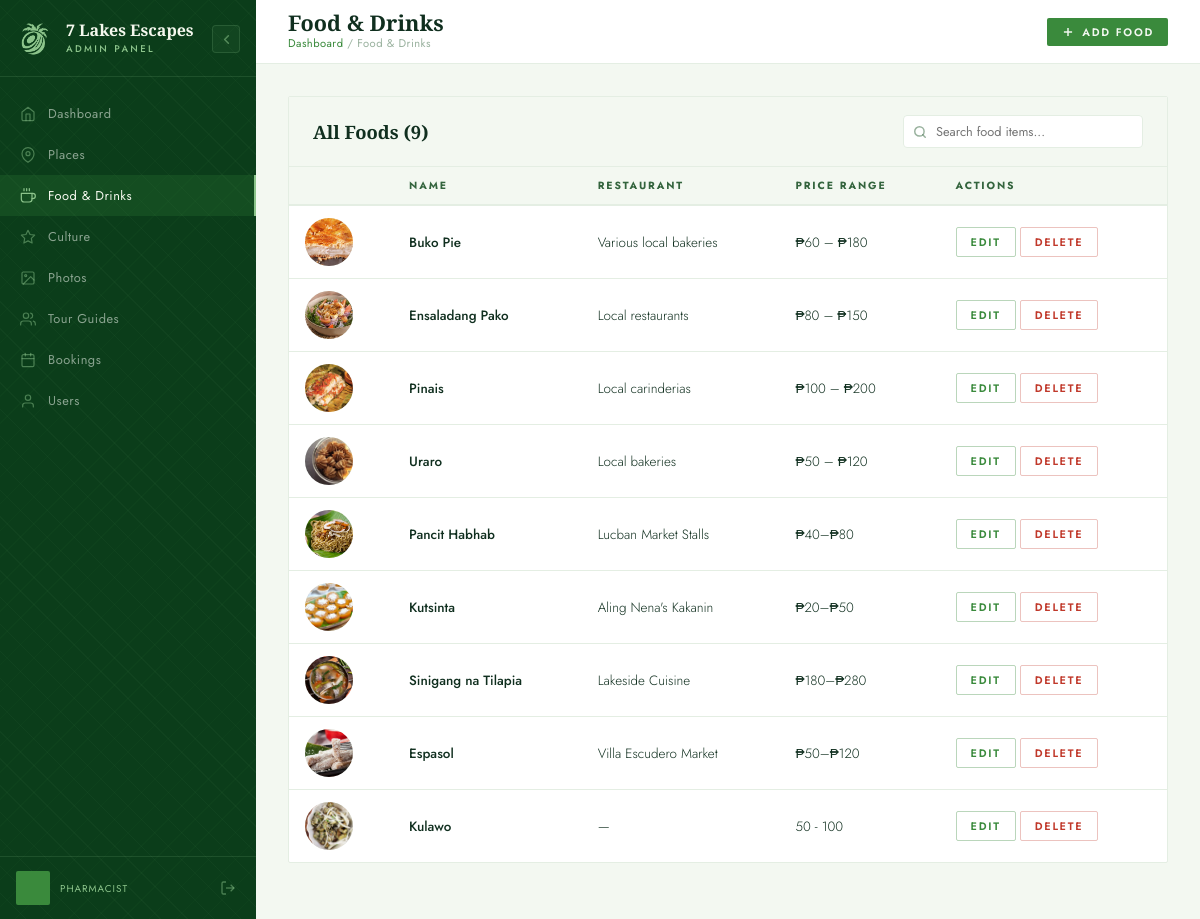
Screenshot of /admin/foods.php (signed in) with the database file from the repository.
### tables this page shows
CREATE TABLE `foods` (
  `food_id` int(11) NOT NULL,
  `food_name` varchar(150) NOT NULL,
  `description` text DEFAULT NULL,
  `restaurant_name` varchar(150) DEFAULT NULL,
  `location` varchar(255) DEFAULT NULL,
  `price_range` varchar(50) DEFAULT NULL,
  `place_id` int(11) DEFAULT NULL
);

### admin/foods.php (the view, shortened to what this page needs)
<?php
require_once 'includes/db.php';
$where_clause = "";
$foods = [];
$res = mysqli_query($conn, "SELECT f.*, (SELECT ph.file_path FROM photos ph WHERE ph.food_id = f.food_id LIMIT 1) AS photo FROM foods f $where_clause ORDER BY f.food_id");
if ($res) {
    while ($row = mysqli_fetch_assoc($res)) {
        $foods[] = $row;
    }
}
?>
<!DOCTYPE html>
<html lang="en">
<head>
  <link rel="stylesheet" href="admin.css" />
</head>
<body>
<?php include 'includes/sidebar.php'; ?>
<div class="admin-main">
  <div class="topbar">
    <div class="topbar-left">
      <span class="topbar-title">Food &amp; Drinks</span>
      <span class="topbar-breadcrumb"><a href="dashboard.php">Dashboard</a> / Food &amp; Drinks</span>
    </div>
    <div class="topbar-right">
      <a href="foods.php?add=1" class="btn btn-primary btn-sm">
        <svg viewBox="0 0 24 24" fill="none" stroke="currentColor" stroke-width="2.5"><line x1="12" y1="5" x2="12" y2="19"/><line x1="5" y1="12" x2="19" y2="12"/></svg>
        Add Food
      </a>
    </div>
  </div>
  <div class="admin-content">
    <div class="admin-card">
      <div class="admin-card-header">
        <span class="admin-card-title">All Foods (<?= count($foods) ?>)</span>
        <form method="POST" action="" class="card-search-wrap">
          <input type="text" name="key" placeholder="Search food items..." class="card-search-input" value="<?= htmlspecialchars($_POST['key'] ?? '') ?>" />
        </form>
      </div>
      <?php if ($foods): ?>
      <div class="table-wrap">
        <table class="data-table">
          <thead><tr><th></th><th>Name</th><th>Restaurant</th><th>Price Range</th><th>Actions</th></tr></thead>
          <tbody>
            <?php foreach ($foods as $f): ?>
            <tr>
              <td>
                <?php if ($f['photo']): ?>
                  <img src="../<?= htmlspecialchars($f['photo']) ?>" class="thumb" alt="" />
                <?php else: ?>
                  <div class="thumb-placeholder"><svg viewBox="0 0 24 24" fill="none" stroke="currentColor" stroke-width="1.5"><path d="M18 8h1a4 4 0 0 1 0 8h-1"/><path d="M2 8h16v9a4 4 0 0 1-4 4H6a4 4 0 0 1-4-4V8z"/></svg></div>
                <?php endif; ?>
              </td>
              <td><strong><?= htmlspecialchars($f['food_name']) ?></strong></td>
              <td><?= htmlspecialchars($f['restaurant_name'] ?? '—') ?></td>
              <td><?= htmlspecialchars($f['price_range'] ?? '—') ?></td>
              <td>
                <a href="foods.php?edit=<?= $f['food_id'] ?>" class="btn btn-outline btn-sm">Edit</a>
                <form method="POST" style="display:inline" onsubmit="return confirm('Delete this item?')">
                  <button type="submit" class="btn btn-danger btn-sm">Delete</button>
                </form>
              </td>
            </tr>
            <?php endforeach; ?>
          </tbody>
        </table>
      </div>
      <?php else: ?>
      <div class="empty-state"><p>No food items yet.</p></div>
      <?php endif; ?>
    </div>
  </div>
</div>
</body>
</html>

### admin/admin.css (style rules this page uses)
:root { --forest: #0B3D1A; --pine: #17692C; --moss: #3A8A3C; --sage: #6DA170; --leaf: #8CC48B; --mint: #DBECDC; --cream: #F5F8EE; --linen: #F3F8F1; --mist: #E4EEE3; --text-dark: #102F1F; --text-mid: #33643D; --sidebar-w: 256px; --topbar-h: 64px; --bg-page: #F3F8F1; --bg-card: #ffffff; --bg-raised: #F3F8F1; --bg-input: #ffffff; --border-c: #E4EEE3; --t1: #102F1F; --t2: #33643D; --t3: rgba(51, 100, 61, 0.5); }
*, *::before, *::after { box-sizing: border-box; margin: 0; padding: 0; }
html { height: 100%; }
body { font-family: 'Jost', sans-serif; background: var(--bg-page); color: var(--t1); display: flex; min-height: 100vh; transition: background 0.25s, color 0.25s; }
.admin-main { margin-left: var(--sidebar-w); flex: 1; display: flex; flex-direction: column; min-height: 100vh; transition: margin-left 0.25s ease; }
.topbar { height: var(--topbar-h); background: var(--bg-card); border-bottom: 1px solid var(--border-c); display: flex; align-items: center; justify-content: space-between; padding: 0 32px; position: sticky; top: 0; z-index: 40; transition: background 0.25s, border-color 0.25s; }
.topbar-left { display: flex; flex-direction: column; gap: 2px; }
.topbar-title { font-family: 'Cormorant Garamond', serif; font-size: 1.35rem; font-weight: 700; color: var(--t1); line-height: 1; }
.topbar-breadcrumb { font-size: 0.7rem; font-weight: 400; color: var(--t3); letter-spacing: 0.04em; }
.topbar-breadcrumb a { color: var(--moss); text-decoration: none; }
.topbar-right { display: flex; align-items: center; gap: 12px; }
.admin-content { padding: 32px; flex: 1; }
.admin-card { background: var(--bg-card); border: 1px solid var(--border-c); border-radius: 2px; overflow: hidden; margin-bottom: 24px; transition: background 0.25s, border-color 0.25s; }
.admin-card-header { padding: 18px 24px; border-bottom: 1px solid var(--border-c); display: flex; align-items: center; justify-content: space-between; background: var(--bg-raised); }
.admin-card-title { font-family: 'Cormorant Garamond', serif; font-size: 1.15rem; font-weight: 700; color: var(--t1); }
.btn { display: inline-flex; align-items: center; gap: 7px; font-family: 'Jost', sans-serif; font-size: 0.75rem; font-weight: 600; letter-spacing: 0.16em; text-transform: uppercase; padding: 9px 20px; border-radius: 2px; border: none; cursor: pointer; text-decoration: none; transition: background 0.25s, box-shadow 0.25s, transform 0.15s; }
.btn svg { width: 14px; height: 14px; }
.btn-primary { background: var(--moss); color: var(--linen); }
.btn-outline { background: transparent; color: var(--moss); border: 1.5px solid rgba(58, 138, 60, 0.35); }
.btn-danger { background: transparent; color: #c0392b; border: 1.5px solid rgba(192, 57, 43, 0.3); }
.btn-sm { padding: 6px 14px; font-size: 0.68rem; }
.data-table { width: 100%; border-collapse: collapse; font-size: 0.84rem; }
.data-table thead tr { background: var(--bg-raised); border-bottom: 2px solid var(--border-c); }
.data-table th { padding: 11px 16px; text-align: left; font-size: 0.65rem; font-weight: 700; letter-spacing: 0.18em; text-transform: uppercase; color: var(--t2); }
.data-table tbody tr { border-bottom: 1px solid var(--border-c); transition: background 0.2s; }
.data-table tbody tr:last-child { border-bottom: none; }
.data-table td { padding: 12px 16px; vertical-align: middle; color: var(--t1); font-weight: 300; }
.data-table td strong { font-weight: 500; }
.table-wrap { overflow-x: auto; }
.thumb { width: 48px; height: 48px; object-fit: cover; border-radius: 50%; display: block; background: var(--border-c); }
.card-search-wrap { position: relative; display: flex; align-items: center; max-width: 240px; width: 100%; }
.card-search-input { width: 100%; padding: 6px 12px 6px 32px; background: var(--bg-card); border: 1.5px solid var(--border-c); border-radius: 4px; font-family: 'Jost', sans-serif; font-size: 0.8rem; font-weight: 400; color: var(--t1); outline: none; transition: border-color 0.25s, box-shadow 0.25s; }

### rows the page displays
foods: shows a picture, food_name "Buko Pie", restaurant_name "Various local bakeries", price_range "₱60 – ₱180"
foods: shows a picture, food_name "Ensaladang Pako", restaurant_name "Local restaurants", price_range "₱80 – ₱150"
foods: shows a picture, food_name "Pinais", restaurant_name "Local carinderias", price_range "₱100 – ₱200"
foods: shows a picture, food_name "Uraro", restaurant_name "Local bakeries", price_range "₱50 – ₱120"
foods: shows a picture, food_name "Pancit Habhab", restaurant_name "Lucban Market Stalls", price_range "₱40–₱80"
foods: shows a picture, food_name "Kutsinta", restaurant_name "Aling Nena's Kakanin", price_range "₱20–₱50"
foods: shows a picture, food_name "Sinigang na Tilapia", restaurant_name "Lakeside Cuisine", price_range "₱180–₱280"
foods: shows a picture, food_name "Espasol", restaurant_name "Villa Escudero Market", price_range "₱50–₱120"
foods: shows a picture, food_name "Kulawo", restaurant_name "—", price_range "50 - 100"

### other values shown
$item['label'] "Dashboard"
$item['label'] "Places"
$item['label'] "Food & Drinks"
$item['label'] "Culture"
$item['label'] "Photos"
$item['label'] "Tour Guides"
$item['label'] "Bookings"
$item['label'] "Users"
$_SESSION['role'] "PHARMACIST"
count($foods) "9"
